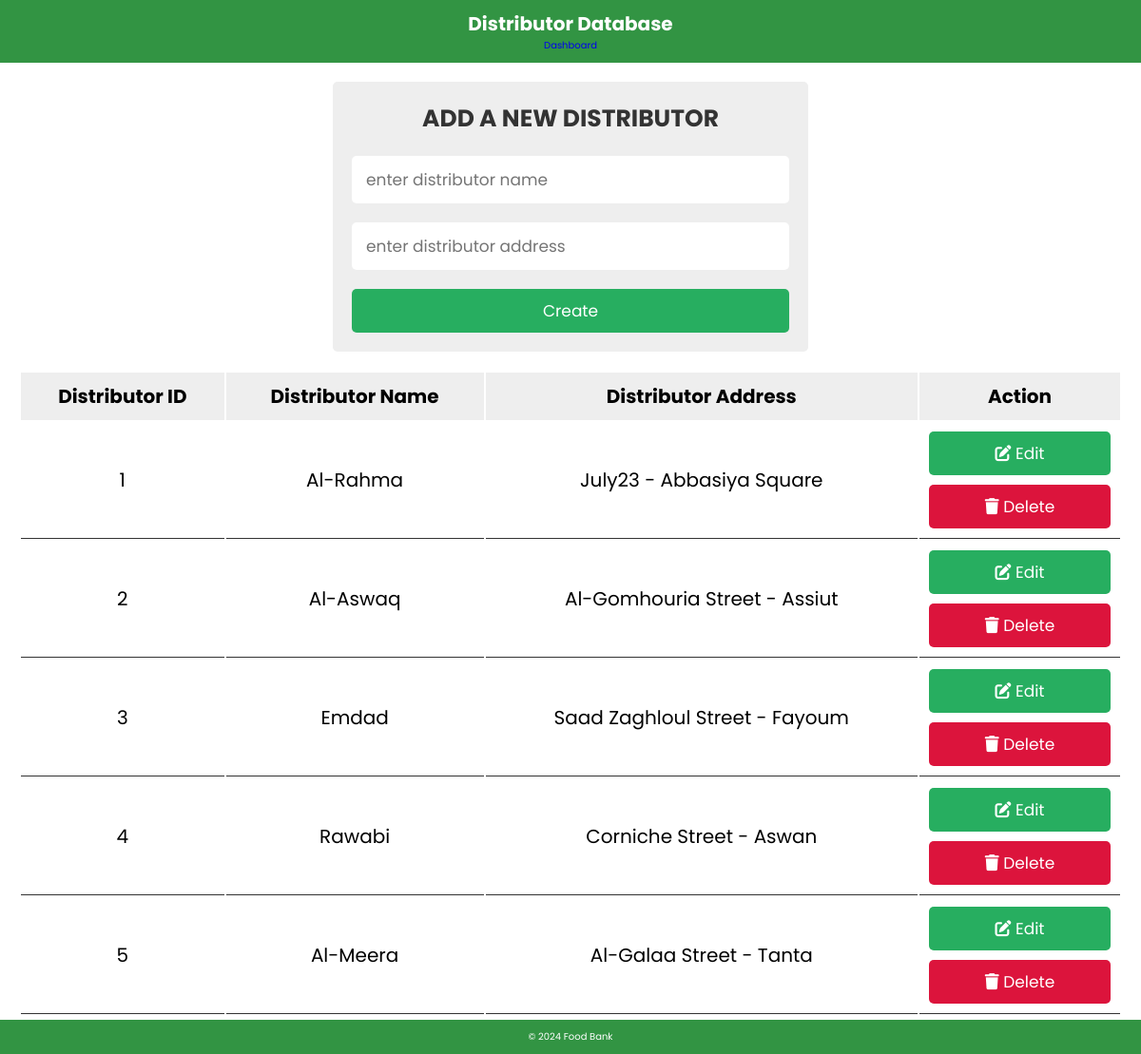
/Phase1/code/distCRUD.php, run on the app's committed database.
### tables this page shows
CREATE TABLE `distributor` (
  `id` int(10) UNSIGNED NOT NULL,
  `name` varchar(30) DEFAULT NULL,
  `address` varchar(150) DEFAULT NULL,
  `distributorid` varchar(222) DEFAULT NULL
);

### Phase1/code/Distributor.php (called while the page is built, shortened)
<?php
require_once "pdo.php";
$table = "distributor";
class Distributor implements imodifiable {
    public static function view_all(){
        global $pdo, $table;
        $stmt = $pdo->query("SELECT * FROM {$table}");
        return $stmt;
    }
}
?>

### Phase1/code/distCRUD.php (the view, shortened to what this page needs)
<?php
require_once "pdo.php";
require_once "Distributor.php";
?>
<!DOCTYPE html>
<html lang="en">
<head>
        <link rel="stylesheet" href="CRUD.css">
        <link rel="stylesheet" href="https://cdnjs.cloudflare.com/ajax/libs/font-awesome/6.5.2/css/all.min.css">
</head>
<body>
<header>
        <h1>Distributor Database</h1>
        <nav>
            <ul>
                <li><a href="dashboard.php">Dashboard</a></li>
            </ul>
        </nav>
</header>
<div class="container">
   <div class="admin-object-form-container">
      <form  method="post">
         <h3>add a new distributor</h3>
         <input type="text" placeholder="enter distributor name" name="name" class="box" required>
         <input type="text" placeholder="enter distributor address" name="address" class="box" required>
         <input type="submit" class="btn" name="add_distributor" value="Create">
      </form>
   </div>
   <div class="object-display">
      <table class="object-display-table">
         <thead>
         <tr>
            <th>Distributor ID</th>
            <th>Distributor name</th>
            <th>Distributor address</th>
            <th>Action</th>
         </tr>
         </thead>
         <?php
         $stmt = Distributor::view_all();
         while($row = $stmt->fetch(PDO::FETCH_ASSOC)){
        ?>
         <tr>
            <td><?php echo $row['id']; ?></td>
            <td><?php echo $row['name']; ?></td>
            <td><?php echo $row['address']; ?></td>
            <td>
               <a href="editDist.php?id=<?php echo $row['id']; ?>" class="btn"> <i class="fas fa-edit"></i> Edit </a>
               <a href="deleteDist.php?id=<?php echo $row['id']; ?>" class="btn"> <i class="fas fa-trash"></i> Delete </a>
            </td>
        </tr>
      <?php } ?>
      </table>
   </div>
</div>
<footer>
        <p>© 2024 Food Bank</p>
</footer>
</body>
</html>

### Phase1/code/CRUD.css (style rules this page uses)
:root { --green:#27ae60; --black:#333; --white:#fff; --bg-color:#eee; --box-shadow:0 .5rem 1rem rgba(0,0,0,.1); --border:.1rem solid var(--black); }
* { font-family: 'Poppins', sans-serif; margin:0; padding:0; box-sizing: border-box; outline: none; border:none; text-decoration: none; text-transform: capitalize; }
header { background-color: #329443; color: #fff; padding: 10px; text-align: center; }
footer { background-color: #329443; color: #fff; text-align: center; padding: 10px; position: fixed; bottom: 0; width: 100%; }
html { font-size: 62.5%; overflow-x: hidden; }
.btn { display: block; width: 100%; cursor: pointer; border-radius: .5rem; margin-top: 1rem; font-size: 1.7rem; padding:1rem 3rem; background: var(--green); color:var(--white); text-align: center; }
.container { max-width: 1200px; padding:2rem; margin:0 auto; }
.admin-object-form-container form { max-width: 50rem; margin:0 auto; padding:2rem; border-radius: .5rem; background: var(--bg-color); }
.admin-object-form-container form h3 { text-transform: uppercase; color:var(--black); margin-bottom: 1rem; text-align: center; font-size: 2.5rem; }
.admin-object-form-container form .box { width: 100%; border-radius: .5rem; padding:1.2rem 1.5rem; font-size: 1.7rem; margin:1rem 0; background: var(--white); text-transform: none; }
.object-display { margin:2rem 0; }
.object-display .object-display-table { width: 100%; text-align: center; }
.object-display .object-display-table thead { background: var(--bg-color); }
.object-display .object-display-table th { padding:1rem; font-size: 2rem; }
.object-display .object-display-table td { padding:1rem; font-size: 2rem; border-bottom: var(--border); }
.object-display .object-display-table .btn:first-child { margin-top: 0; }
.object-display .object-display-table .btn:last-child { background: crimson; }

### data on the page
distributor: id "1", name "Al-Rahma", address "July23 - Abbasiya Square"
distributor: id "2", name "Al-Aswaq", address "Al-Gomhouria Street - Assiut"
distributor: id "3", name "Emdad", address "Saad Zaghloul Street - Fayoum"
distributor: id "4", name "Rawabi", address "Corniche Street - Aswan"
distributor: id "5", name "Al-Meera", address "Al-Galaa Street - Tanta"
